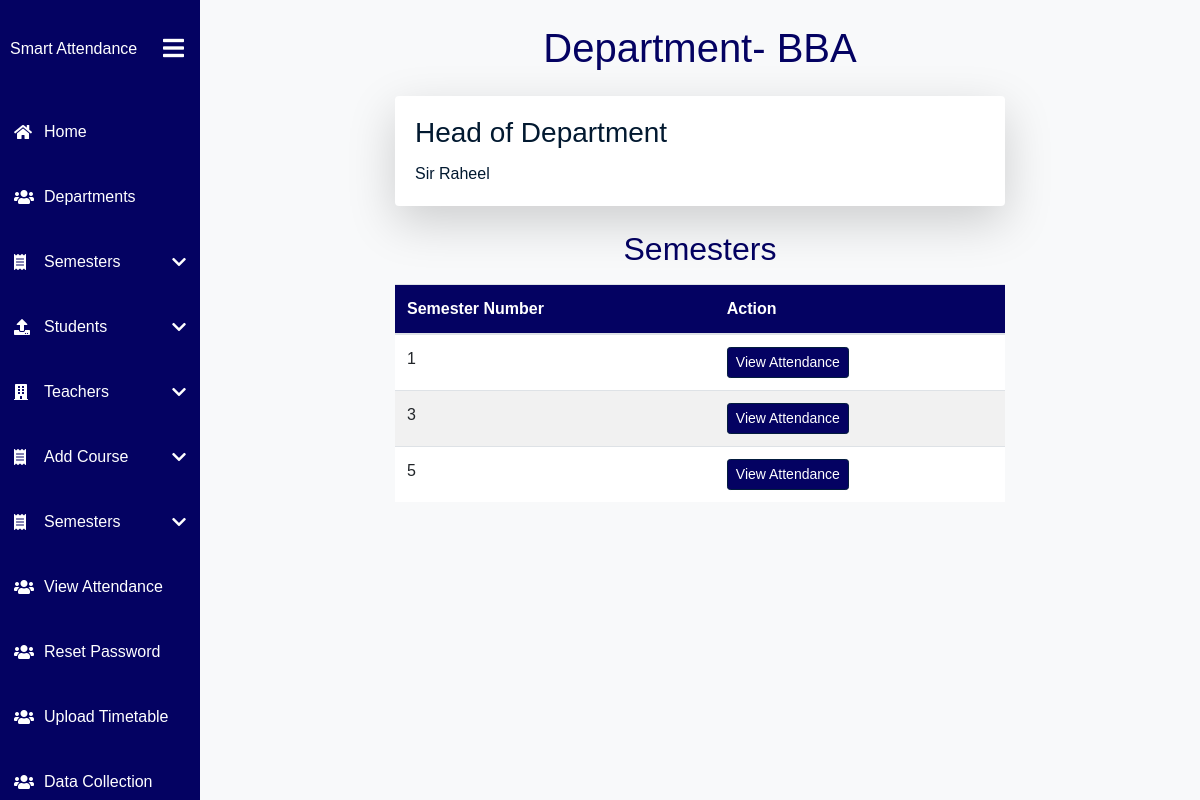
/department/BBA (signed in), run on the app's committed database.
### core/models.py (models this page shows, shortened)
class Department(models.Model):
    Department_Name = models.CharField(max_length=100, primary_key=True,null=False,blank=False)
    HeadOfDepartment = models.CharField(max_length=100)

class Semester(models.Model):
    Semester_No = models.CharField(max_length=4,default=1)
    DepartmentName = models.ForeignKey(Department, on_delete=models.CASCADE, related_name='semesters')
    class Meta:
        unique_together = ('Semester_No', 'DepartmentName')

### core/views.py (the view)
# urls.py: path('department/<departmentName>', specfic_department, name='specfic_department'),
def specfic_department(request,departmentName):
 departName = Department.objects.get(Department_Name=departmentName)
 return render(request,'admin/department/specfic_department.html',{'department':departName})
 pass

### core/templates/admin/department/specfic_department.html (shortened to what this page needs)
{% extends "admin/admin.html" %}
{% block main %}
<div class="container mt-1">
    <div class="row justify-content-center">
        <div class="col-md-8">
            {% if user.is_superuser %}
                <h1 class="mb-4 text-center">Department- {{ department.Department_Name }}</h1>
                <div class="card shadow-lg border-0 rounded mb-4">
                    <div class="card-body">
                        <h3 class="card-title" >Head of Department</h5>
                        <p class="card-text">{{ department.HeadOfDepartment }}</p>
                    </div>
                </div>
                <h2 class="mt-4 text-center">Semesters</h2>
                <div class="table-responsive mt-3">
                    <table class="table table-striped">
                        <thead>
                            <tr>
                                <th scope="col">Semester Number</th>
                                <th scope="col">Action</th>
                            </tr>
                        </thead>
                        <tbody>
                            {% for semester in department.semesters.all %}
                                <tr>
                                    <td>{{ semester.Semester_No }}</td>
                                    <td>
                                        <a href="{% url 'semester_attendance' department.Department_Name semester.Semester_No %}" class="btn btn-primary btn-sm">View Attendance</a>
                                    </td>
                                </tr>
                            {% empty %}
                                <tr>
                                    <td colspan="2" class="text-center">No semesters found for this department.</td>
                                </tr>
                            {% endfor %}
                        </tbody>
                    </table>
                </div>
            {% endif %}
        </div>
    </div>
</div>
{% endblock %}

### core/templates/admin/admin.html (style rules this page uses)
body { font-family: Arial, sans-serif; }

### core/templates/admin/department/specfic_department.html (style rules this page uses)
body { color: #040262; background-color: #f8f9fa; }
.container { margin-top: 50px; }
.card { border: none; border-radius: 10px; box-shadow: 0 4px 8px rgba(0, 0, 0, 0.3); background-color: #ffffff; }
.card-body { color: #021930; }
.table thead th { background-color: #040262; color: #ffffff; }
.table tbody tr:nth-child(even) { background-color: #f1f1f1; }
.table tbody tr:nth-child(odd) { background-color: #ffffff; }
.btn-primary { background-color: #040262; border-color: #031c3e; }

### data on the page
Department: Department_Name "BBA", HeadOfDepartment "Sir Raheel"
Semester: Semester_No "1"
Semester: Semester_No "3"
Semester: Semester_No "5"
